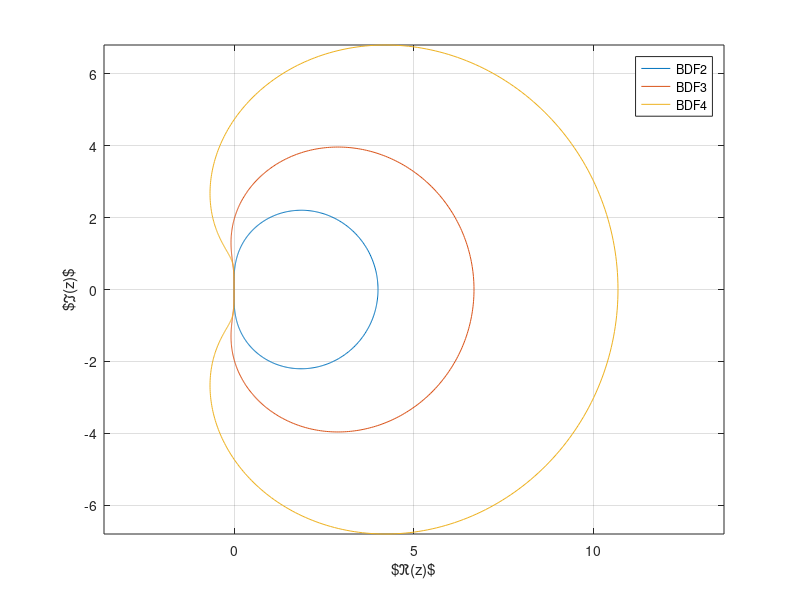
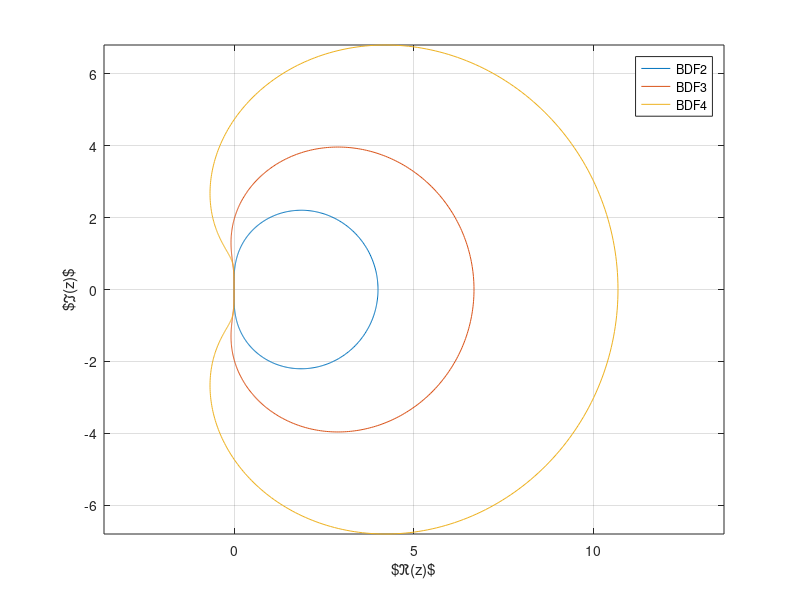

Source code (MATLAB) for these figures, in order:
% A procedure to plot the boundary of the linear stability 
% domains for the BDF2, BDF3, and BDF4 methods:
t = 0:0.01:2*pi;
%
% BDF2
x2 = 1.5-2.0*cos(t)+0.5*cos(2.0*t);
y2 = 2.0*sin(t)-0.5*sin(2.0*t);
%
% BDF3
x3 = 11/6-3*cos(t)+3/2*cos(2*t)-1/3*cos(3*t);
y3 = 3*sin(t)-3/2*sin(2*t)+1/3*sin(3*t);
%
% BDF4
x4 = 25/12-4*cos(t)+3*cos(2*t)-4/3*cos(3*t)+1/4*cos(4*t);
y4 = 4*sin(t)-3*sin(2*t)+4/3*sin(3*t)-1/4*sin(4*t);

hf = figure();

plot(x2,y2,x3,y3,x4,y4)
legend('BDF2','BDF3','BDF4');
axis equal
% axis([-1,7,-5,5])
xlabel('$\Re(z)$');
ylabel('$\Im(z)$');
grid on
print(hf,'BDF2BdryLocus','-dpdflatex');
print(hf,'BDF2BdryLocusGray','-dpdflatex', '-mono');
